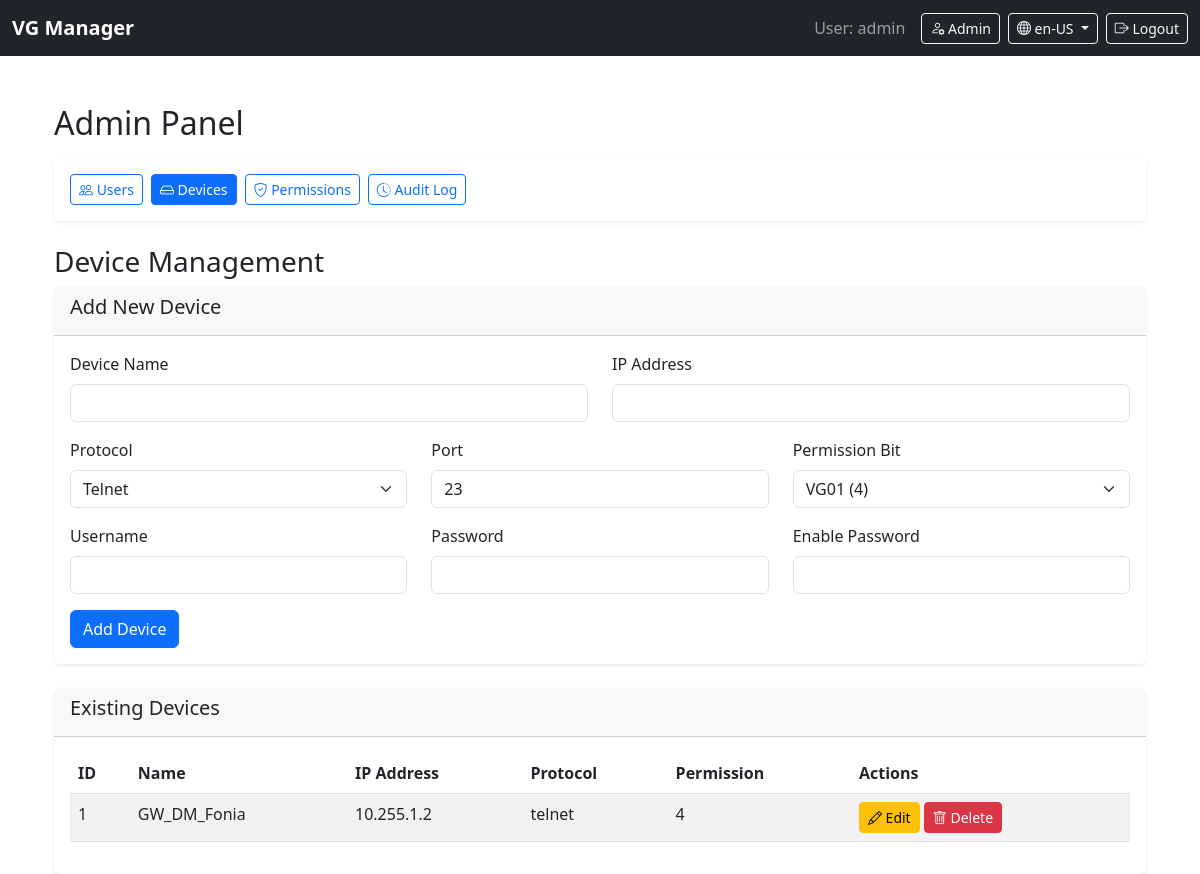
/admin/devices (signed in), run on the app's committed database.
### models.py (models this page shows, shortened)
class User(UserMixin, db.Model):
    id = db.Column(db.Integer, primary_key=True)
    username = db.Column(db.String(150), unique=True, nullable=False)
    password_hash = db.Column(db.String(200), nullable=False)
    role_mask = db.Column(db.Integer, default=Permissions.NONE)
    def can(self, permission):
        return (self.role_mask & permission) == permission

class Device(db.Model):
    id = db.Column(db.Integer, primary_key=True)
    name = db.Column(db.String(50), unique=True)
    ip_address = db.Column(db.String(50))
    protocol = db.Column(db.String(10), default='telnet') # 'telnet' or 'http'
    port = db.Column(db.Integer, default=23)
    username = db.Column(db.String(50))
    password = db.Column(db.String(50))
    enable_password = db.Column(db.String(50))
    permission_bit = db.Column(db.Integer, default=0)

### app.py (the view, shortened to what this page needs)
@app.route('/admin/devices', methods=['GET', 'POST'])
@login_required
@admin_required
def admin_devices():
    devices = Device.query.all()
    permissions = Permissions.get_all_device_permissions()
    return render_template('admin_devices.html', devices=devices, permissions=permissions, active_page='devices')

### app.py (called while the page is built)
@login_manager.user_loader
def load_user(user_id):
    return User.query.get(int(user_id))

def admin_required(f):
    @wraps(f)
    def decorated_function(*args, **kwargs):
        if not current_user.is_authenticated or not current_user.can(Permissions.ADMIN_ACCESS):
            flash("Admin access required", "danger")
            return redirect(url_for('dashboard'))
        return f(*args, **kwargs)
    return decorated_function

### config.py (called while the page is built)
    @staticmethod
    def get_all_device_permissions():
        from models import Permission
        try:
            permissions = Permission.query.filter(
                Permission.name.like('DEVICE_%')
            ).order_by(Permission.value).all()
            return [(p.value, p.name.replace('DEVICE_', '')) for p in permissions]
        except:
            return [
                (Permissions.DEVICE_VG01, "VG01"),
                (Permissions.DEVICE_VG02, "VG02"),
                (Permissions.DEVICE_VG03, "VG03"),
                (Permissions.DEVICE_VG04, "VG04"),
                (Permissions.DEVICE_VG05, "VG05"),
                (Permissions.DEVICE_VG06, "VG06"),
            ]

### services/translation_service.py (called while the page is built)
    def _before_request(self):
        language_code = session.get('language', 'en-US')
        g.current_language = language_code

    def _context_processor(self):
        return {
            'get_translation': self.get_translation,
            'current_language': self.get_current_language,
            'available_languages': self.get_available_languages
        }

    def get_current_language(self):
        return getattr(g, 'current_language', 'en-US')

### templates/admin_devices.html (shortened to what this page needs)
{% extends "admin_base.html" %}
{% block admin_content %}
<h3>Device Management</h3>
<div class="card mb-4">
    <div class="card-header">
        <h5>Add New Device</h5>
    </div>
    <div class="card-body">
        <form method="POST" action="{{ url_for('admin_devices') }}">
            <div class="row mb-3">
                <div class="col-md-6">
                    <label for="name" class="form-label">Device Name</label>
                    <input type="text" class="form-control" id="name" name="name" required>
                </div>
                <div class="col-md-6">
                    <label for="ip_address" class="form-label">IP Address</label>
                    <input type="text" class="form-control" id="ip_address" name="ip_address" required>
                </div>
            </div>
            <div class="row mb-3">
                <div class="col-md-4">
                    <label for="protocol" class="form-label">Protocol</label>
                    <select class="form-select" id="protocol" name="protocol">
                        <option value="telnet">Telnet</option>
                    </select>
                </div>
                <div class="col-md-4">
                    <label for="port" class="form-label">Port</label>
                    <input type="number" class="form-control" id="port" name="port" value="23">
                </div>
                        <div class="col-md-4">
                            <label for="permission_bit" class="form-label">Permission Bit</label>
                            <select class="form-select" id="permission_bit" name="permission_bit">
                                {% for perm_value, perm_name in permissions %}
                                <option value="{{ perm_value }}">{{ perm_name }} ({{ perm_value }})</option>
                                {% endfor %}
                            </select>
                        </div>
            </div>
            <div class="row mb-3">
                <div class="col-md-4">
                    <label for="username" class="form-label">Username</label>
                    <input type="text" class="form-control" id="username" name="username" required>
                </div>
                <div class="col-md-4">
                    <label for="password" class="form-label">Password</label>
                    <input type="password" class="form-control" id="password" name="password" required>
                </div>
                <div class="col-md-4">
                    <label for="enable_password" class="form-label">Enable Password</label>
                    <input type="password" class="form-control" id="enable_password" name="enable_password">
                </div>
            </div>
            <button type="submit" class="btn btn-primary">Add Device</button>
        </form>
    </div>
</div>
<div class="card">
    <div class="card-header">
        <h5>Existing Devices</h5>
    </div>
    <div class="card-body">
        <div class="table-responsive">
            <table class="table table-striped">
                <thead>
                    <tr>
                        <th>ID</th>
                        <th>Name</th>
                        <th>IP Address</th>
                        <th>Protocol</th>
                        <th>Permission</th>
                        <th>Actions</th>
                    </tr>
                </thead>
                <tbody>
                    {% for device in devices %}
                    <tr>
                        <td>{{ device.id }}</td>
                        <td>{{ device.name }}</td>
                        <td>{{ device.ip_address }}</td>
                        <td>{{ device.protocol }}</td>
                        <td>{{ device.permission_bit }}</td>
                        <td>
                            <button class="btn btn-sm btn-warning edit-device-btn" data-device-id="{{ device.id }}" data-device-name="{{ device.name }}" data-device-ip="{{ device.ip_address }}" data-device-protocol="{{ device.protocol }}" data-device-port="{{ device.port }}" data-device-username="{{ device.username }}" data-device-password="{{ device.password }}" data-device-enable-password="{{ device.enable_password }}" data-device-permission="{{ device.permission_bit }}">
                                <i class="bi bi-pencil"></i> Edit
                            </button>
                            <button class="btn btn-sm btn-danger delete-device-btn" data-device-id="{{ device.id }}" data-device-name="{{ device.name }}">
                                <i class="bi bi-trash"></i> Delete
                            </button>
                        </td>
                    </tr>
                    {% endfor %}
                </tbody>
            </table>
        </div>
    </div>
</div>
</div>
        </div>
    </div>
</div>
{% endblock %}

### templates/layout.html (shortened to what this page needs)
<!DOCTYPE html>
<html lang="en">
<head>
    <link href="https://cdn.jsdelivr.net/npm/bootstrap@5.3.0/dist/css/bootstrap.min.css" rel="stylesheet">
    <link rel="stylesheet" href="https://cdn.jsdelivr.net/npm/bootstrap-icons@1.10.0/font/bootstrap-icons.css">
</head>
<body>
    <nav class="navbar navbar-dark bg-dark navbar-expand-lg fixed-top">
        <div class="container-fluid">
            <a class="navbar-brand" href="{{ url_for('dashboard') }}">VG Manager</a>
            <div class="collapse navbar-collapse" id="navbarNav">
                <div class="d-flex flex-column flex-md-row align-items-md-center">
                    <span class="navbar-text me-3 mb-2 mb-md-0 d-none d-lg-inline">
                        User: {{ current_user.username }}
                    </span>
                    <div class="d-flex flex-wrap gap-2">
                        {% if current_user.can(1) %}
                        <a href="{{ url_for('admin_dashboard') }}" class="btn btn-sm btn-outline-light">
                            <i class="bi bi-person-gear"></i> <span class="d-none d-sm-inline">Admin</span>
                        </a>
                        {% endif %}
                        <div class="dropdown">
                            <button class="btn btn-sm btn-outline-light dropdown-toggle" type="button" id="languageDropdown" data-bs-toggle="dropdown" aria-expanded="false">
                                <i class="bi bi-globe"></i> <span class="d-none d-sm-inline">{{ current_language() }}</span>
                            </button>
                        </div>
                        <a href="{{ url_for('logout') }}" class="btn btn-sm btn-outline-light">
                            <i class="bi bi-box-arrow-right"></i> <span class="d-none d-sm-inline">Logout</span>
                        </a>
                    </div>
                </div>
            </div>
        </div>
    </nav>
    <div class="container mt-4">
        <div class="row">
            <div class="col-12">
        {% if content_type == 'dashboard' %}
            <h3>{{ get_translation('dashboard.title') }}</h3>
            <div class="list-group">
                {% for dev in devices %}
                    <a href="{{ url_for('diversion', device_id=dev.id) }}" class="list-group-item list-group-item-action">
                        {{ dev.name }} ({{ dev.ip_address }}) - {{ get_translation('dashboard.device_list') }}
                    </a>
                {% endfor %}
            </div>
        {% else %}
            {% block content %}{% endblock %}
        {% endif %}
</body>
</html>

### templates/layout.html (style rules this page uses)
body { padding-top: 56px; }
@media (min-width: 992px) { body { padding-top: 56px; } }
.navbar-brand { font-weight: 600; }
.btn-sm { padding: 0.25rem 0.5rem; font-size: 0.875rem; }
.card { box-shadow: 0 0.125rem 0.25rem rgba(0, 0, 0, 0.075); border: none; transition: transform 0.2s; }
.table-responsive { overflow-x: auto; -webkit-overflow-scrolling: touch; }

### data on the page
User: username "admin"
Device: id "1", name "GW_DM_Fonia", ip_address "10.255.1.2", protocol "telnet", permission_bit "4"

### other printed values
{{ current_language() }} "en-US"
form field permission_bit "VG01 (4)"
